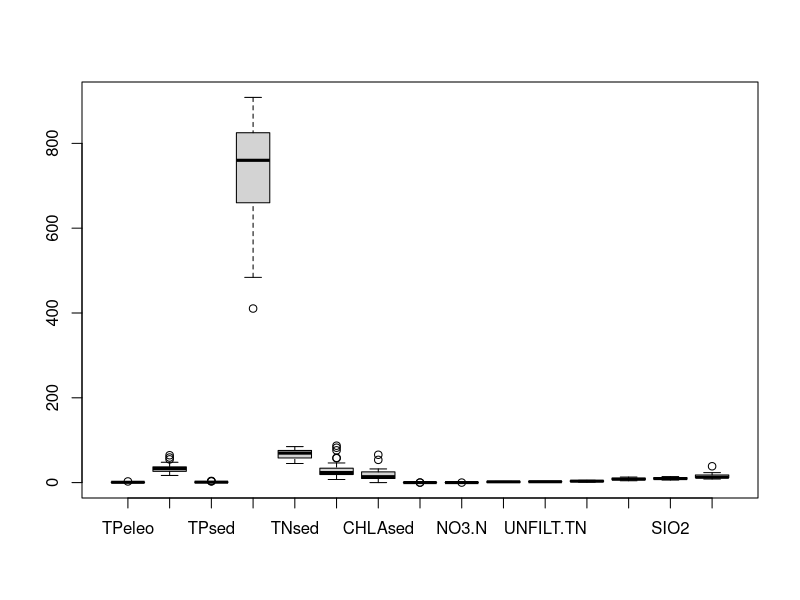
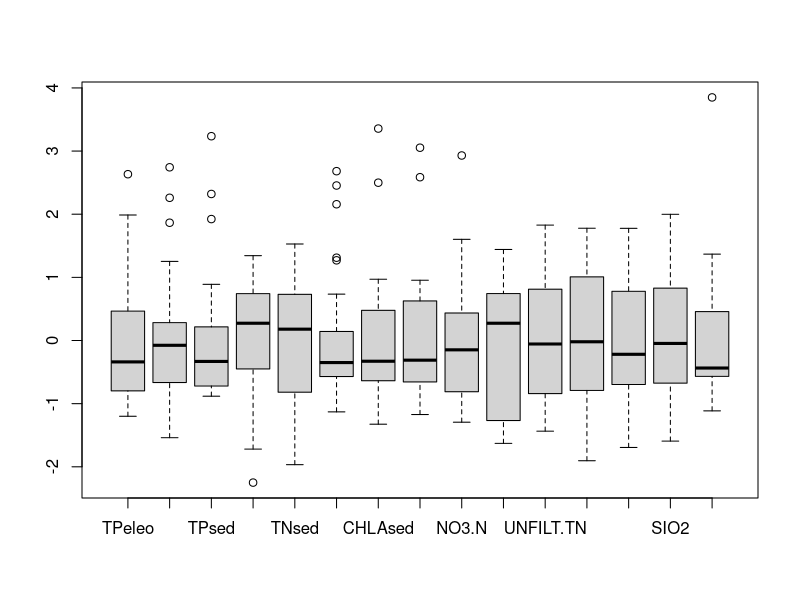

Generate these figures, in order, with R: (Note: this script raises an error after producing the figures.)
#Hw# 2

dta <- read.csv("evenv.csv")
env <- na.omit(dta)
rm(dta)
library(dplyr)
env <- select(env,-Site)
detach()

boxplot(env)
boxplot(scale(env))

#source cor.matrix function
cor.matrix(env)

round(var(env),2) #actual variance and covariance (not good, one variable not same unit)
round(var(scale(env)),2) #calculate variance and covariance matrix with the standardized data: Z-score from -1 to 1

require(MASS) #loads the PCA package
pca <- princomp(env, scores=TRUE,cor=TRUE) #creates a PC matrix using the correlation matrix
summary(pca) #proportion of variance is eigenvalues for each PC

plot(pca, main="Scree Plot") #Scree plot
broken.stick(15) #After comparing, keep comp 1 & 2

biplot(pca, main = "Biplot", xlab = "Comp.1 (26.3%)", ylab = "Comp.2 (23.8%)")
loadings(pca) #Check eigenvector elements: How closely variables and components are related; Principal component loading (pg 50)
pc <- round((pca$scores),2) #Shows the rotated/transformed dataset: PC matrix
pc




#plaing with vegan package
library(vegan)
ord <-metaMDS(env)
plot(ord, disp="sites", type="n")
ordihull(ord, Management, col="blue")
ordiellipse(ord, Management, col=3,lwd=2)
ordispider(ord, Management, col="red", label = TRUE)
points(ord, disp="sites", pch=21, col="red", bg="yellow", cex=1.3)
